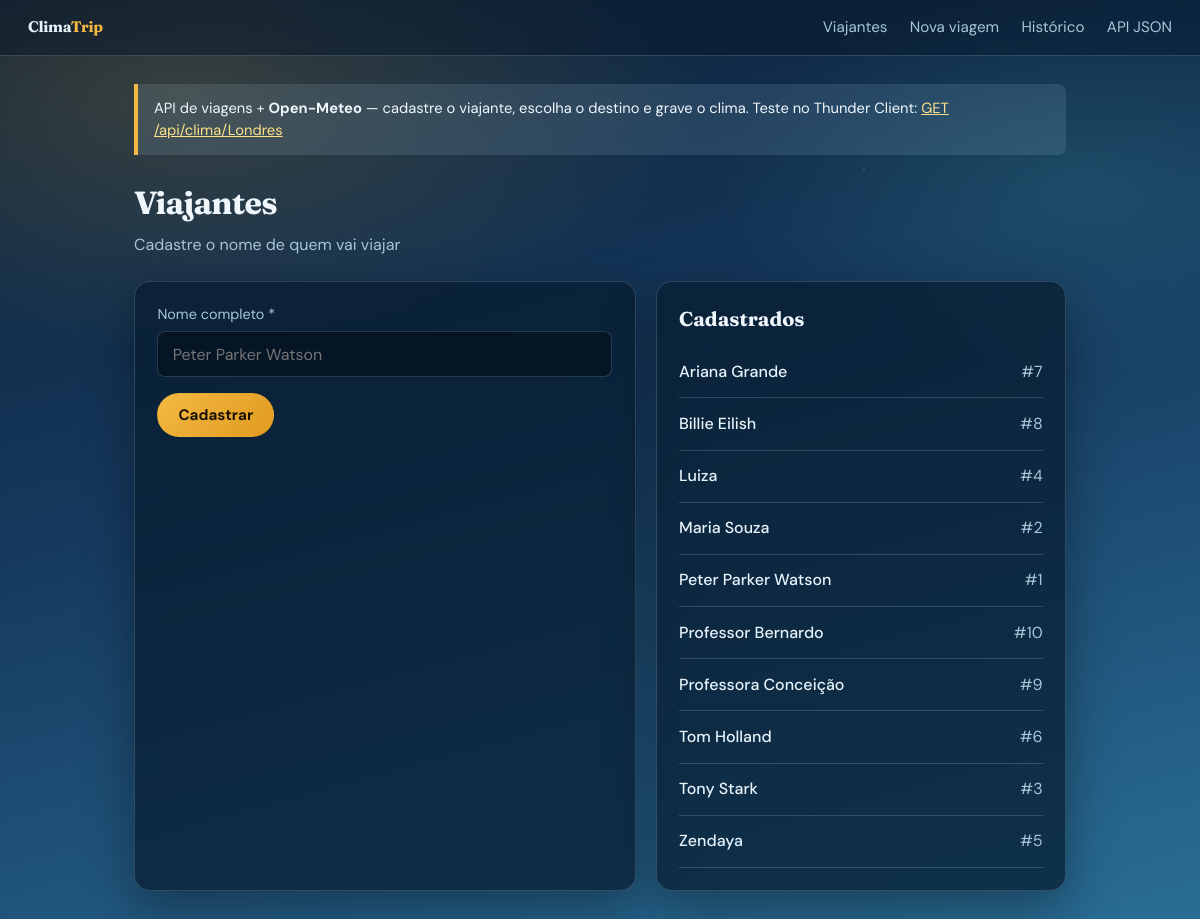
The page /viajantes on the database its author committed.
### Aula18Thunder/models/viajante.py (models this page shows, shortened)
class Viajante(ModeloBase):
    __tablename__ = "viajantes"
    nome = db.Column(db.String(120), nullable=False, unique=True)
    viagens = db.relationship(
        "Viagem",
        back_populates="viajante",
        cascade="all, delete-orphan",
        lazy="dynamic",
    )
    @classmethod
    def listar(cls):
        return cls.query.order_by(cls.nome).all()

### Aula18Thunder/controllers/viagens_controller.py (the view, shortened to what this page needs)
@viagens_bp.route("/viajantes", methods=["GET", "POST"])
def viajantes():
    return render_template("viajantes.html", viajantes=Viajante.listar())

### Aula18Thunder/views/templates/viajantes.html (shortened to what this page needs)
{% extends "layout.html" %}
{% block content %}
<h1>Viajantes</h1>
<p class="subtitulo">Cadastre o nome de quem vai viajar</p>
<div class="grid-2">
    <section class="painel">
        <form method="post" class="form-grid">
            <div class="campo campo-full">
                <label for="nome">Nome completo *</label>
                <input type="text" id="nome" name="nome" required placeholder="Peter Parker Watson">
            </div>
            <div class="campo campo-full">
                <button type="submit" class="btn btn-primario">Cadastrar</button>
            </div>
        </form>
    </section>
    <section class="painel">
        <h2 class="secao-titulo">Cadastrados</h2>
        {% if viajantes %}
            <ul class="lista">
                {% for pessoa in viajantes %}
                <li>
                    <a href="{{ url_for('viagens.detalhe_viajante', viajante_id=pessoa.id) }}">
                        {{ pessoa.nome }}
                    </a>
                    <span style="color: var(--texto-suave);">#{{ pessoa.id }}</span>
                </li>
                {% endfor %}
            </ul>
        {% else %}
            <p class="vazio">Nenhum viajante cadastrado.</p>
        {% endif %}
    </section>
</div>
{% endblock %}

### Aula18Thunder/views/static/css/style.css (style rules this page uses)
* { box-sizing: border-box; }
:root { --céu-topo: #0b1f33; --céu-meio: #163a5f; --céu-baixo: #2a6f97; --névoa: rgba(186, 230, 253, 0.12); --sol: #f4b942; --sol-suave: #ffe08a; --gelo: #e8f4fc; --texto: #f0f7fc; --texto-suave: #a8c5d8; --card: rgba(8, 28, 48, 0.72); --borda: rgba(168, 197, 216, 0.22); --erro: #ff7b72; --sucesso: #5eead4; --sombra: 0 18px 50px rgba(0, 0, 0, 0.35); }
body { margin: 0; min-height: 100vh; font-family: "DM Sans", sans-serif; color: var(--texto); background: radial-gradient(ellipse 80% 50% at 15% 10%, rgba(244, 185, 66, 0.18), transparent 55%), radial-gradient(ellipse 60% 40% at 90% 20%, rgba(94, 234, 212, 0.12), transparent 50%), linear-gradient(165deg, var(--céu-topo) 0%, var(--céu-meio) 45%, var(--céu-baixo) 100%); background-attachment: fixed; line-height: 1.5; }
body::before { content: ""; position: fixed; inset: 0; pointer-events: none; background-image: radial-gradient(1.5px 1.5px at 12% 22%, rgba(255, 255, 255, 0.35), transparent), radial-gradient(1px 1px at 38% 68%, rgba(255, 255, 255, 0.25), transparent), radial-gradient(1.5px 1.5px at 72% 18%, rgba(255, 255, 255, 0.3), transparent), radial-gradient(1px 1px at 88% 55%, rgba(255, 255, 255, 0.2), transparent); animation: drift 40s linear infinite; opacity: 0.7; z-index: 0; }
h1 { font-family: "Fraunces", serif; font-size: 2rem; margin: 0 0 0.35rem; letter-spacing: -0.02em; }
.subtitulo { color: var(--texto-suave); margin: 0 0 1.5rem; }
.painel { background: var(--card); border: 1px solid var(--borda); border-radius: 16px; padding: 1.4rem; box-shadow: var(--sombra); backdrop-filter: blur(12px); animation: fade-up 0.75s ease both; }
.grid-2 { display: grid; grid-template-columns: 1.1fr 0.9fr; gap: 1.25rem; }
.form-grid { display: grid; grid-template-columns: 1fr 1fr; gap: 1rem; }
.campo-full { grid-column: 1 / -1; }
.campo label { display: block; margin-bottom: 0.35rem; color: var(--texto-suave); font-size: 0.9rem; }
.campo input, .campo select { width: 100%; padding: 0.7rem 0.9rem; background: rgba(5, 18, 32, 0.75); border: 1px solid var(--borda); border-radius: 8px; color: var(--texto); font-size: 1rem; font-family: inherit; }
.btn { display: inline-block; padding: 0.7rem 1.25rem; background: transparent; color: var(--texto); text-decoration: none; border: 1px solid var(--borda); border-radius: 999px; font-size: 0.95rem; font-family: inherit; cursor: pointer; transition: background 0.2s, border-color 0.2s, transform 0.15s; }
.btn-primario { background: linear-gradient(135deg, var(--sol), #e09a20); color: #1a1205; border-color: transparent; font-weight: 700; }
.lista { list-style: none; padding: 0; margin: 0; }
.lista li { display: flex; justify-content: space-between; gap: 1rem; align-items: baseline; padding: 0.85rem 0; border-bottom: 1px solid var(--borda); }
.lista a { color: var(--gelo); text-decoration: none; font-weight: 500; }
.secao-titulo { font-family: "Fraunces", serif; font-size: 1.25rem; margin: 0 0 0.75rem; }

### rows shown on the page
Viajante: nome "Ariana Grande", id "7"
Viajante: nome "Billie Eilish", id "8"
Viajante: nome "Luiza", id "4"
Viajante: nome "Maria Souza", id "2"
Viajante: nome "Peter Parker Watson", id "1"
Viajante: nome "Professor Bernardo", id "10"
Viajante: nome "Professora Conceição", id "9"
Viajante: nome "Tom Holland", id "6"
Viajante: nome "Tony Stark", id "3"
Viajante: nome "Zendaya", id "5"
